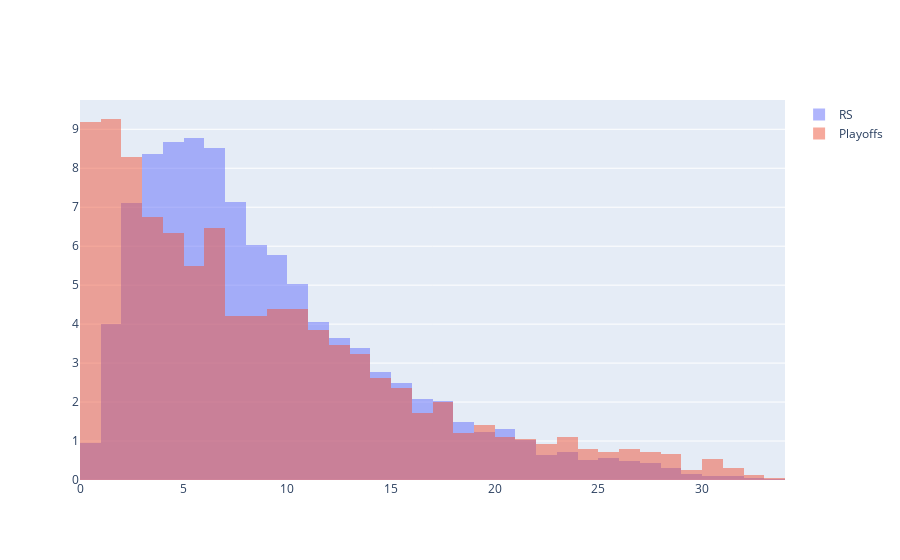

Source (notebook cell):
### Code cell
fig = go.Figure()
fig.add_trace(go.Histogram(x=hist_data(rs_df,50,5), histnorm='percent', name='RS',
                          xbins={'start':0,'end':34,'size':1}))
fig.add_trace(go.Histogram(x=hist_data(playoffs_df,5,1), histnorm='percent', 
                           name='Playoffs', xbins={'start':0,'end':34,'size':1}))
fig.update_layout(barmode='overlay')
fig.update_traces(opacity=0.5)
fig.show()

### Figure 1 — Plotly figure (JSON) as saved in the notebook; plotly's stock layout.template omitted (floating-point values rounded to 4 significant figures; data arrays with more than 128 entries replaced by an {"elided": "..."} marker saying what was removed)
{"data": [{"histnorm": "percent", "name": "RS", "opacity": 0.5, "type": "histogram", "x": {"elided": "5206 float values"}, "xbins": {"end": 34, "size": 1, "start": 0}}, {"histnorm": "percent", "name": "Playoffs", "opacity": 0.5, "type": "histogram", "x": {"elided": "2263 float values"}, "xbins": {"end": 34, "size": 1, "start": 0}}], "layout": {"barmode": "overlay"}}
